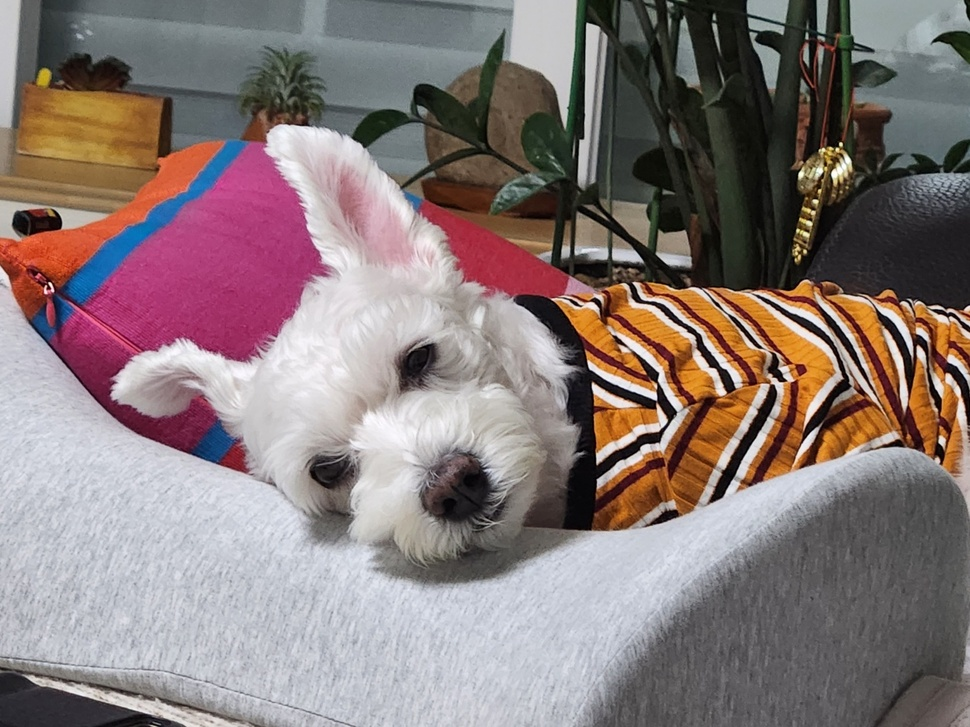
#> input picture v_openCV/imgs/dog.jpg, 970 x 727 px, shrunk from 1440 x 1080 before the run
$ python histogram_normalize.py
#> lines starting #> are read from the running program, lines starting #| are printed output that depends on the picture
import cv2
import numpy as np
import matplotlib.pyplot as plt


'''
dst = cv2.normalize(src, dst, alpha, beta, type_flag)
src: 정규화 이전의 데이터
dst: 정규화 이후의 데이터
alpha: 정규화 구간 1
beta: 정규화 구간 2, 구간 정규화가 아닌 경우 사용 안 함
type_flag: 정규화 알고리즘 선택 플래그 상수
'''

img = cv2.imread("../v_openCV/imgs/dog.jpg", cv2.IMREAD_GRAYSCALE)
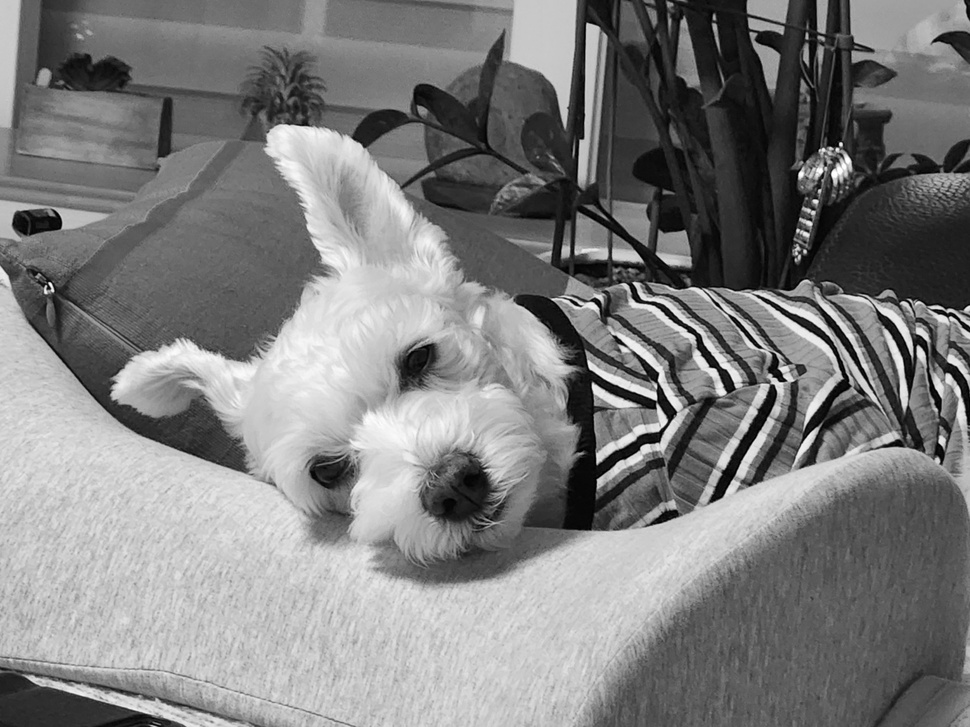
#> img: shape (727, 970); min 0, max 255, mean 125.9

img_f = img.astype(np.float32)
img_norm = ((img_f - img_f.min()) * (255) / (img_f.max() - img_f.min()))
img_norm = img_norm.astype(np.uint8)

img_norm2 = cv2.normalize(img, None, 0, 255, cv2.NORM_MINMAX)

hist = cv2.calcHist([img], [0], None, [256], [0, 255])
#> hist = 256 values, max 8312 at index 200, min 0 at index 255, mean 2754.6
hist_norm = cv2.calcHist([img_norm], [0], None, [256], [0, 255])
#> hist_norm has the same summary as hist
hist_norm2 = cv2.calcHist([img_norm2], [0], None, [256], [0, 255])
#> hist_norm2 has the same summary as hist

cv2.imshow('Before', img)
cv2.imshow('Manual', img_norm)
cv2.imshow('cv2.normalizw()', img_norm2)

hists = {'Before' : hist, 'Manual':hist_norm, 'cv2.normalize()':hist_norm2}
for i, (k, v) in enumerate(hists.items()):
    plt.subplot(1,3,i+1)
    plt.title(k)
    plt.plot(v)
#> this loop made 3 passes
#> k on passes 1 to 3: 'Before', 'Manual', 'cv2.normalize()'
plt.show()
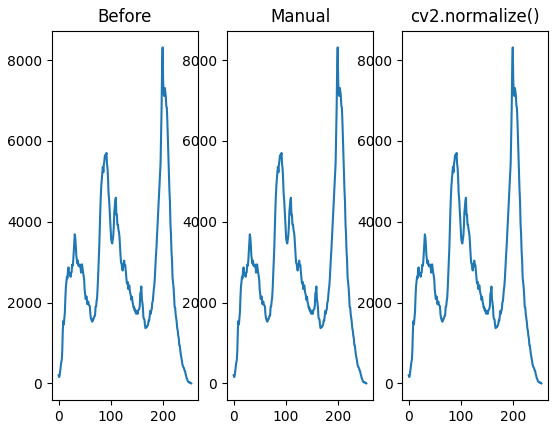
#> figure drawn by matplotlib, 3 panels; panel 1: curve peaks at x = 200, y = 8312; panel 2: curve peaks at x = 200, y = 8312; panel 3: curve peaks at x = 200, y = 8312

$ run again, with v_openCV/imgs/photo.jpg copied over v_openCV/imgs/dog.jpg
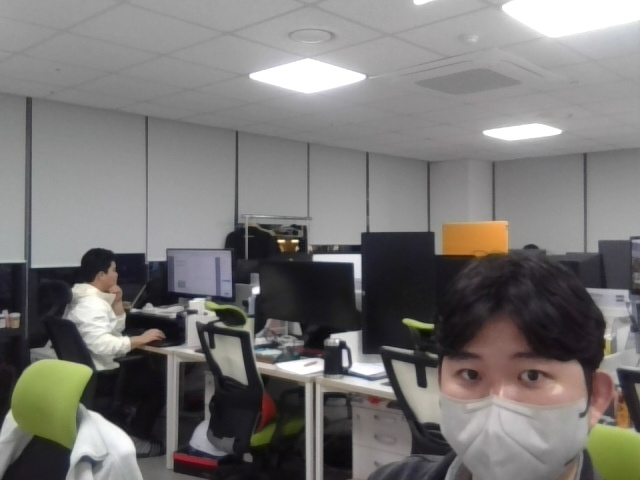
#> input picture v_openCV/imgs/photo.jpg, 640 x 480 px
#> `img = cv2.imread("../v_openCV/imgs/dog.jpg", cv2.IMREAD_GRAYSCALE)`:
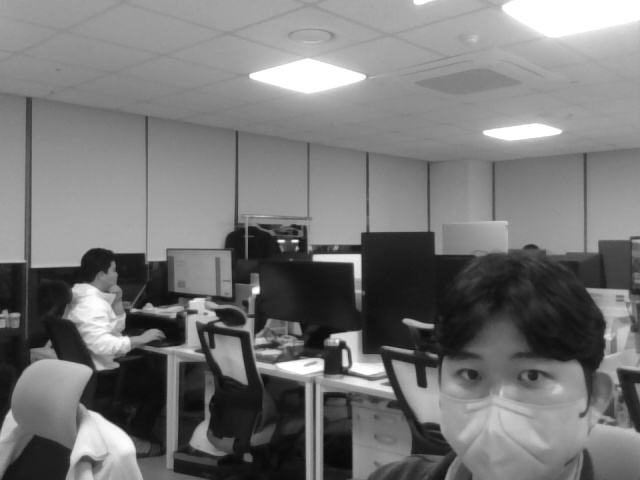
#> img: shape (480, 640); min 7, max 255, mean 119
#> hist = 256 values, max 4837 at index 155, min 0 at index 0, mean 1174.9
#> hist_norm = 256 values, max 4837 at index 152, min 0 at index 36, mean 1174.9
#> hist_norm2 = 256 values, max 4837 at index 152, min 0 at index 18, mean 1174.9
#> the loop `for i, (k, v) in enumerate(hists.items()):` made 3 passes
#> k on passes 1 to 3: 'Before', 'Manual', 'cv2.normalize()'
#> `plt.show()`:
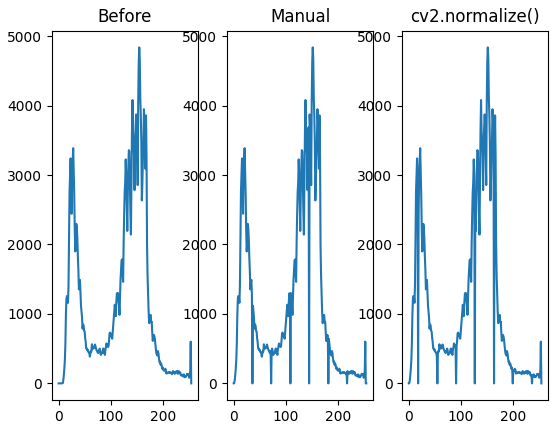
#> figure drawn by matplotlib, 3 panels; panel 1: curve peaks at x = 155, y = 4837; panel 2: curve peaks at x = 152, y = 4837; panel 3: curve peaks at x = 152, y = 4837
